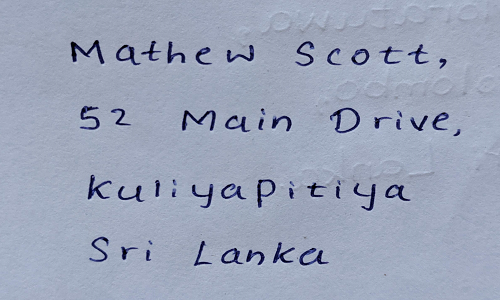
#> input picture resources/qw.png, 500 x 300 px
$ python tester.py   (older library calls are emulated)
#> lines starting #> are read from the running program, lines starting #| are printed output that depends on the picture; after the words box and inside, x2 and y2 are one past the last pixel; in counts of white or black regions, pixels touching at a corner belong together
import cv2
import numpy as np
from ImageHandler import ImageHandler

image = cv2.imread('../resources/qw.png')
#> image is the input picture: shape (300, 500, 3); mean B, G, R 185.4, 164.6, 155.5
image = cv2.imread('../resources/test0.png')
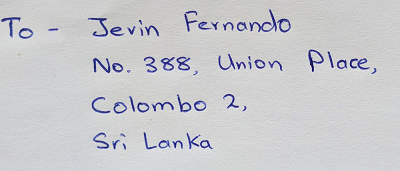
#> input picture resources/test0.png, 400 x 171 px
#> image is the input picture: shape (171, 400, 3); mean B, G, R 205.7, 202, 201.4

# [27 lines of commented-out code are left out]

cv2.imshow('orig', image)
cv2.waitKey(0)

# grayscale
gray = cv2.cvtColor(image, cv2.COLOR_BGR2GRAY)
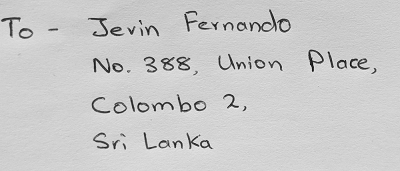
#> gray: shape (171, 400); min 8, max 239, mean 202.2
cv2.imshow('gray', gray)
cv2.waitKey(0)

# binary
ret, thresh = cv2.threshold(gray, 127, 255, cv2.THRESH_BINARY_INV)
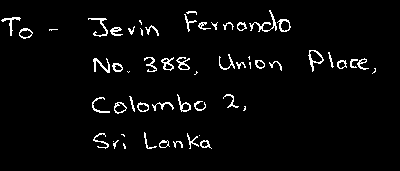
#> thresh: shape (171, 400); 3.6% white in thin lines or dots, all inside (x1, y1, x2, y2) = (1, 10, 376, 149)
cv2.imshow('second', thresh)
cv2.waitKey(0)

# dilation
kernel = np.ones((5, 7), np.uint8)
img_dilation = cv2.dilate(thresh, kernel, iterations=1)
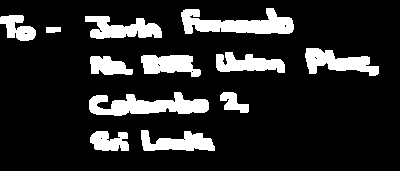
#> img_dilation: shape (171, 400); 15.6% white; 12 white regions
cv2.imshow('dilated', img_dilation)
cv2.waitKey(0)

# find contours
im2, ctrs, hier = cv2.findContours(img_dilation.copy(), cv2.RETR_EXTERNAL, cv2.CHAIN_APPROX_SIMPLE)
#> ctrs = 12 contours; largest, box (x1, y1, x2, y2) and area: (181, 8, 294, 34) 1551, (89, 92, 209, 116) 1541, (305, 48, 379, 76) 1024, (85, 16, 162, 39) 987, (141, 130, 215, 151) 885

# sort contours
sorted_ctrs = sorted(ctrs, key=lambda ctr: cv2.boundingRect(ctr)[0])
#> sorted_ctrs has the same summary as ctrs

for i, ctr in enumerate(sorted_ctrs):
    # Get bounding box
    x, y, w, h = cv2.boundingRect(ctr)

    # Getting ROI
    roi = image[y:y + h, x:x + w]

    # show ROI
    cv2.imshow('segment no:' + str(i), roi)
    # cv2.imwrite("segment_no_" + str(i) + ".png", roi)
    cv2.rectangle(image, (x, y), (x + w, y + h), (90, 0, 255), 2)
#> this loop made 12 passes
#> (x, y, w, h) on passes 1 to 12: (0, 15, 36, 26), (46, 27, 15, 6), (85, 16, 77, 23), (89, 92, 120, 24), (90, 131, 39, 20), (90, 56, 43, 19), (141, 130, 74, 21), (141, 55, 60, 22), (181, 8, 113, 26), (216, 52, 69, 21), (220, 92, 29, 21), (305, 48, 74, 28)
#> pass 1, `roi = image[y:y + h, x:x + w]`:
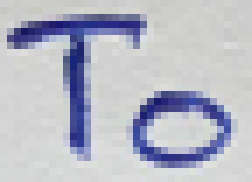
#> roi: shape (26, 36, 3) (shown 7 times larger); mean B, G, R 198.1, 185.3, 183.3
#> pass 3, `roi = image[y:y + h, x:x + w]`:
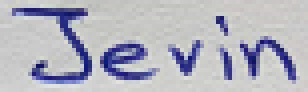
#> roi: shape (23, 77, 3) (shown 4 times larger); mean B, G, R 191, 179.3, 178.9
#> after the loop:
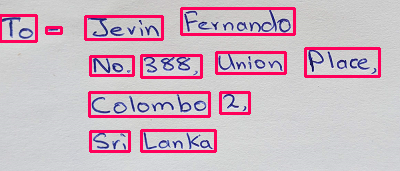
#> image: shape (171, 400, 3); 8.71% of pixels changed, all inside (x1, y1, x2, y2) = (0, 7, 381, 153)
    # cv2.waitKey(0)

# cv2.imwrite('final_bounded_box_image.png', image)
cv2.imshow('marked areas', image)
cv2.waitKey(0)
